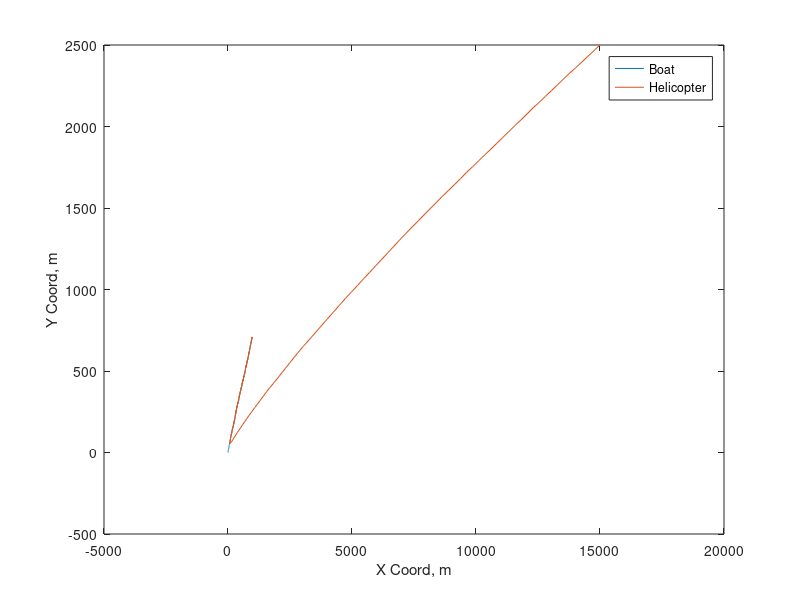
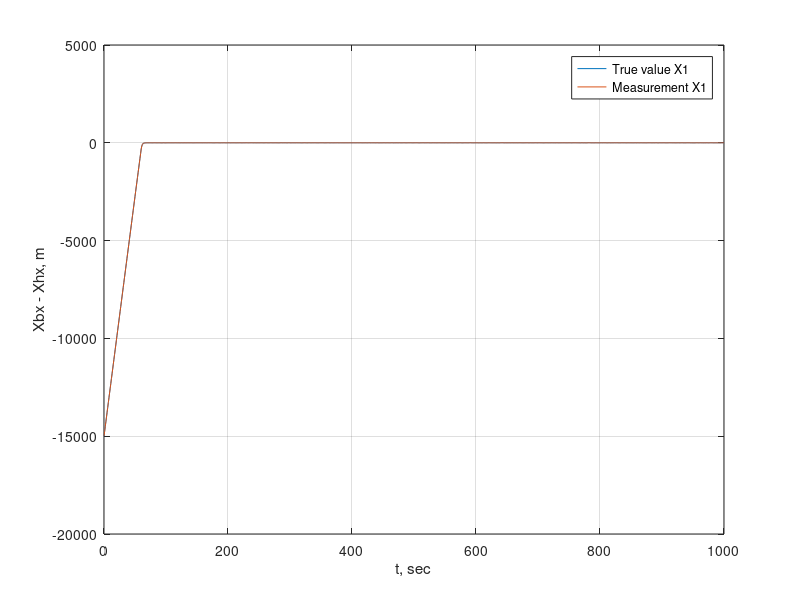
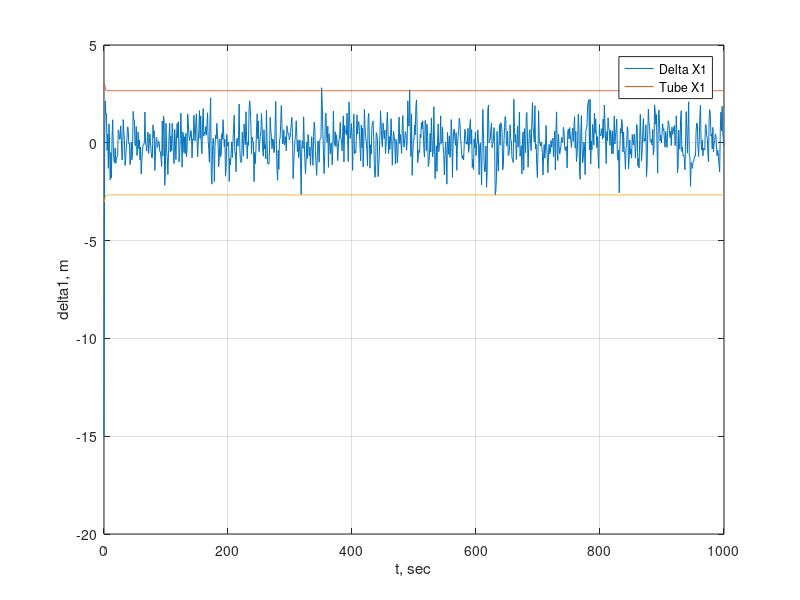
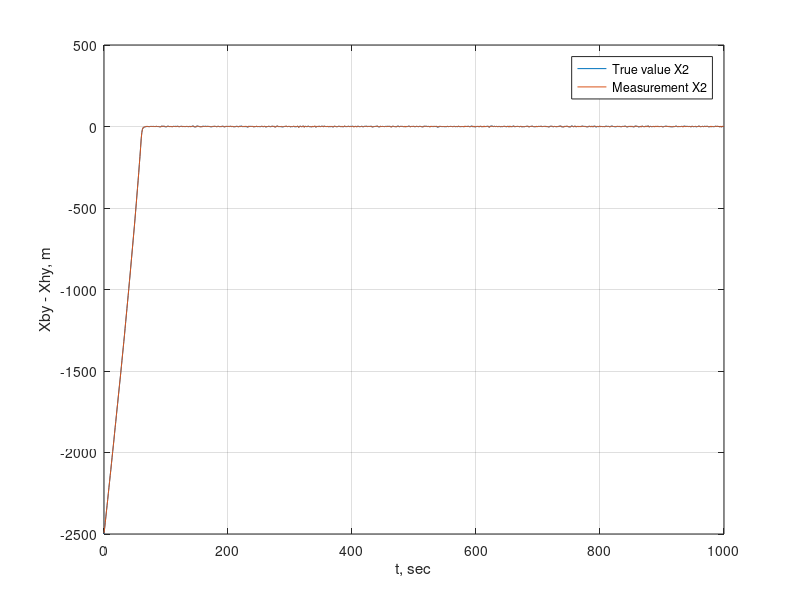

Here is the MATLAB script that generated these plots, in order:
% This file is part of the Statistical Dynamics coursework.
%
% Copyright (c) 2018 Vladislav Sosedov.

clear all
close all
clc

global dt T Tend                % Global time
dt = 1;
Tend = 1000;
T = 0:dt:Tend;

% Input params

Xb(:,1) = [0;0];                % Starting boat coordinates
Xh(:,1) = [15000;2500];         % Starting helicopter coordinates

M_Vw = [2; 7];                  % Wind disturbance (mathematical expectation)
Sigma_Vw = sqrt(1);             % Wind disturbance (sigma)
M_Vs = [0.95; 0.7];             % Waves disturbance (mathematical expectation)
Sigma_Vs = sqrt(0.25);          % Waves disturbance (sigma)
D_xi = Sigma_Vs^2 + Sigma_Vw^2; % Disturbance matrix

Sigma_Y = sqrt(1);              % Measurement (sigma)
D_eta = [[Sigma_Y^2 0];         % Cov matrix
         [0 Sigma_Y^2]];
D_eta_inv = D_eta^(-1);         % Inverse cov matrix

H = [[1 0 0 0];                 % H matrix
     [0 1 0 0]];
A = [[0 0 1 0];                 % Dynamical matrix
     [0 0 0 1];
     [0 0 0 0];
     [0 0 0 0]];
L = [[0 0];                     % Disturbance L matrix
     [0 0];
     [1 0];
     [0 1]];
F = eye(4,4) + dt*A;            % Fundamental matrix
V = [[dt 0];                    % Control matrix
     [0 dt];
     [0 0];
     [0 0]];

Xp = [0; 0; 0; 0];              % A priori estimations
Pp = [[1e3 0 0 0]; 
      [0 1e3 0 0]; 
      [0 0 1e3 0]; 
      [0 0 0 1e3]];

% Main Kalman filter loop

for i = 1:length(T)
    
    Vs(:,i) = M_Vs + [Sigma_Vs*randn(); Sigma_Vs*randn()];      % True wind disturbance model
    Vw(:,i) = M_Vw + [Sigma_Vw*randn(); Sigma_Vw*randn()];      % True waves disturbance model
    
    Y = Xb(:,i) - Xh(:,i) + [Sigma_Y*randn(); Sigma_Y*randn()]; % Measurement model
 
    P(:,:,i) = (Pp^(-1) + H'*(D_eta^(-1))*H)^(-1);              % Correction via filter
    X(:,i) = Xp + P(:,:,i) * H'*(D_eta^(-1))*(Y - H*Xp);
    
    if (i == length(T))
        break;
    end;
    
    Vh = [X(1,i); X(2,i)]/(2*dt) + [X(3,i);X(4,i)];             % Helicopter control velocity 
    if ((sqrt(Vh(1)^2 + Vh(2)^2)) > 250)                        % Max velocity check
        Vh = Vh * 250/(sqrt(Vh(1)^2 + Vh(2)^2));
    end;
    
    Xb(:,i+1) = Xb(:,i) + Vs(:,i)*dt;                           % True boat model
    Xh(:,i+1) = Xh(:,i) + (Vh + Vw(:,i))*dt;                    % True helicopter model

    Pp = F*P(:,:,i)*F' + L*[[D_xi 0];[0 D_xi]]*L';              % Next iteration predict
    Xp = F*X(:,i) + V*(-Vh);
    
end;

% True boat and helicopter trajectory

figure('Name', 'True boat and helicopter traectory')
plot (Xb(1,:), Xb(2,:), Xh(1,:), Xh(2,:))
xlabel('X Coord, m')
ylabel('Y Coord, m')
legend('Boat','Helicopter')

% X1 region

X1_true = Xb(1,:) - Xh(1,:);
X1 = reshape(X(1,:), length(X(1,:)), 1);

figure('Name', '[X1] True value and measurement')
plot (T, X1_true, T, X1'), grid
xlabel('t, sec')
ylabel('Xbx - Xhx, m')
legend('True value X1','Measurement X1')

P1 = reshape(P(1,1,:), length(P(1,1,:)), 1);
S1 = 3*sqrt(P1);

figure('Name', '[X1] Delta and tube')
plot (T, X1_true - X1', T, S1, T, -S1), grid
xlabel('t, sec')
ylabel('delta1, m')
legend('Delta X1','Tube X1')

% X2 region

X2_true = Xb(2,:) - Xh(2,:);
X2 = reshape(X(2,:), length(X(2,:)), 1);

figure('Name', '[X2] True value and measurement')
plot (T, X2_true, T, X2'), grid
xlabel('t, sec')
ylabel('Xby - Xhy, m')
legend('True value X2','Measurement X2')

P2 = reshape(P(2,2,:), length(P(2,2,:)), 1);
S2 = 3*sqrt(P2);

figure('Name', '[X2] Delta and tube')
plot (T, X2_true - X2', T, S2, T, -S2), grid
xlabel('t, sec')
ylabel('delta2, m')
legend('Delta X2','Tube X2')

% X3 region

X3_true = Vs(1,:) - Vw(1,:);
X3 = reshape(X(3,:), length(X(3,:)), 1);

figure('Name', '[X3] True value and measurement')
plot (T, X3_true, T, X3'),grid
xlabel('t, sec')
ylabel('Vsx - Vwx, m/sec')
legend('True value X3','Measurement X3')

P3 = reshape(P(3,3,:), length(P(3,3,:)), 1);
S3 = 3*sqrt(P3);

figure('Name', '[X3] Delta and tube')
plot (T, X3_true - X3', T, S3, T, -S3), grid
xlabel('t, sec')
ylabel('delta3, m/sec')
legend('Delta X3','Tube X3')

% X4 region

X4_true = Vs(2,:) - Vw(2,:);
X4 = reshape(X(4,:), length(X(4,:)), 1);

figure('Name', '[X4] True value and measurement')
plot (T, X4_true, T, X4'), grid
xlabel('t, sec')
ylabel('Vsy - Vwy, m/sec')
legend('True value X4','Measurement X4')

P4 = reshape(P(4,4,:), length(P(4,4,:)), 1);
S4 = 3*sqrt(P4);

figure('Name', '[X4] Delta and tube')
plot (T, X4_true - X4', T, S4, T, -S4), grid
xlabel('t, sec')
ylabel('delta4, m/sec')
legend('Delta X4','Tube X4')

% P matrix evolution

figure('Name', '[P1] P matrix evolution')
plot (reshape(P(1,1,:), length(P(1,1,:)), 1), 'black')
xlabel('t, s')
ylabel('P1, (m)^2')

figure('Name', '[P2] P matrix evolution')
plot (reshape(P(2,2,:), length(P(2,2,:)), 1), 'black')
xlabel('t, c')
ylabel('P2, (m)^2')

figure('Name', '[P3] P matrix evolution')
plot (reshape(P(3,3,:), length(P(3,3,:)), 1), 'black')
xlabel('t, c')
ylabel('P3, (m/sec)^2')

figure('Name', '[P4] P matrix evolution')
plot (reshape(P(4,4,:), length(P(4,4,:)), 1), 'black')
xlabel('t, c')
ylabel('P4, (m/sec)^2')
